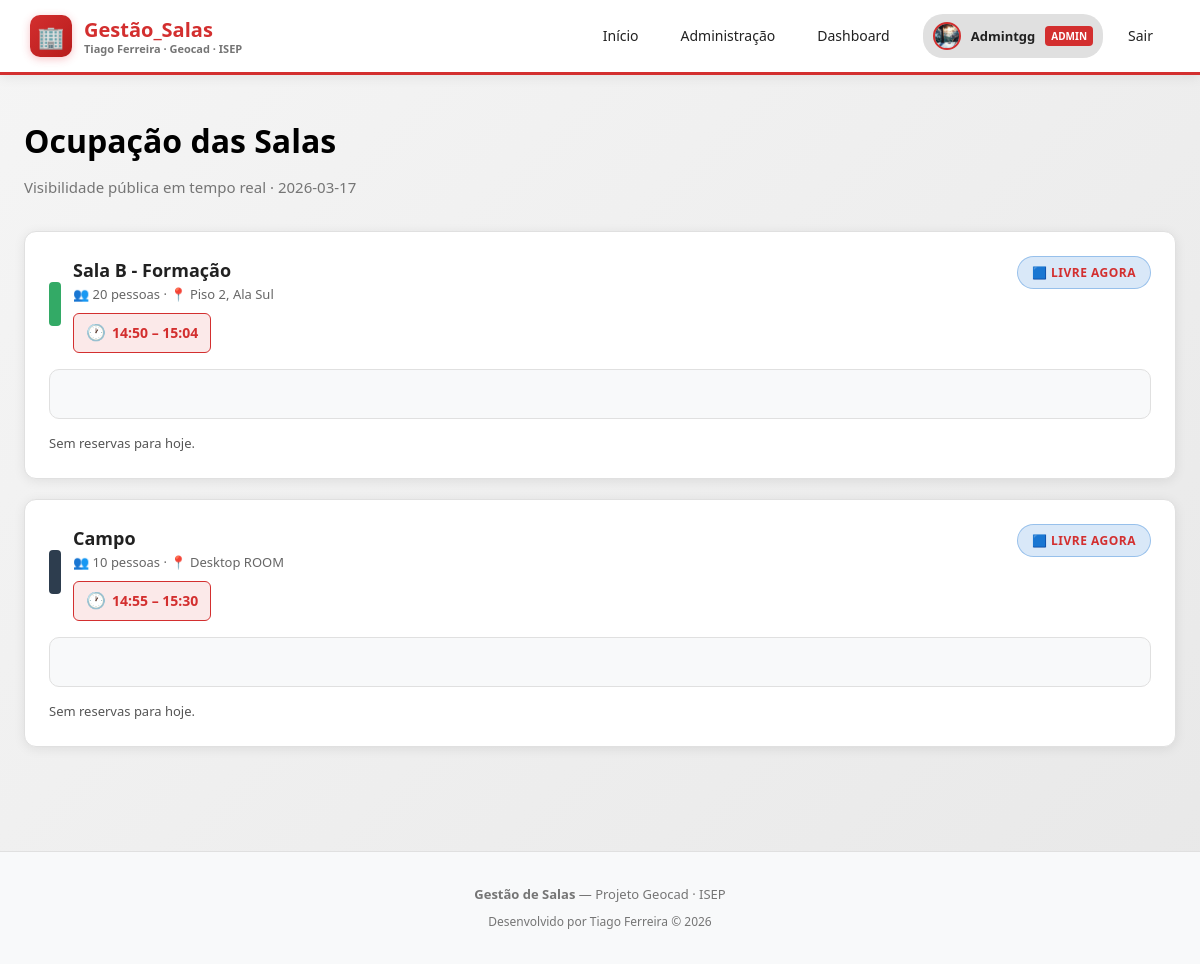
Page / (signed in) on the earlier database version.
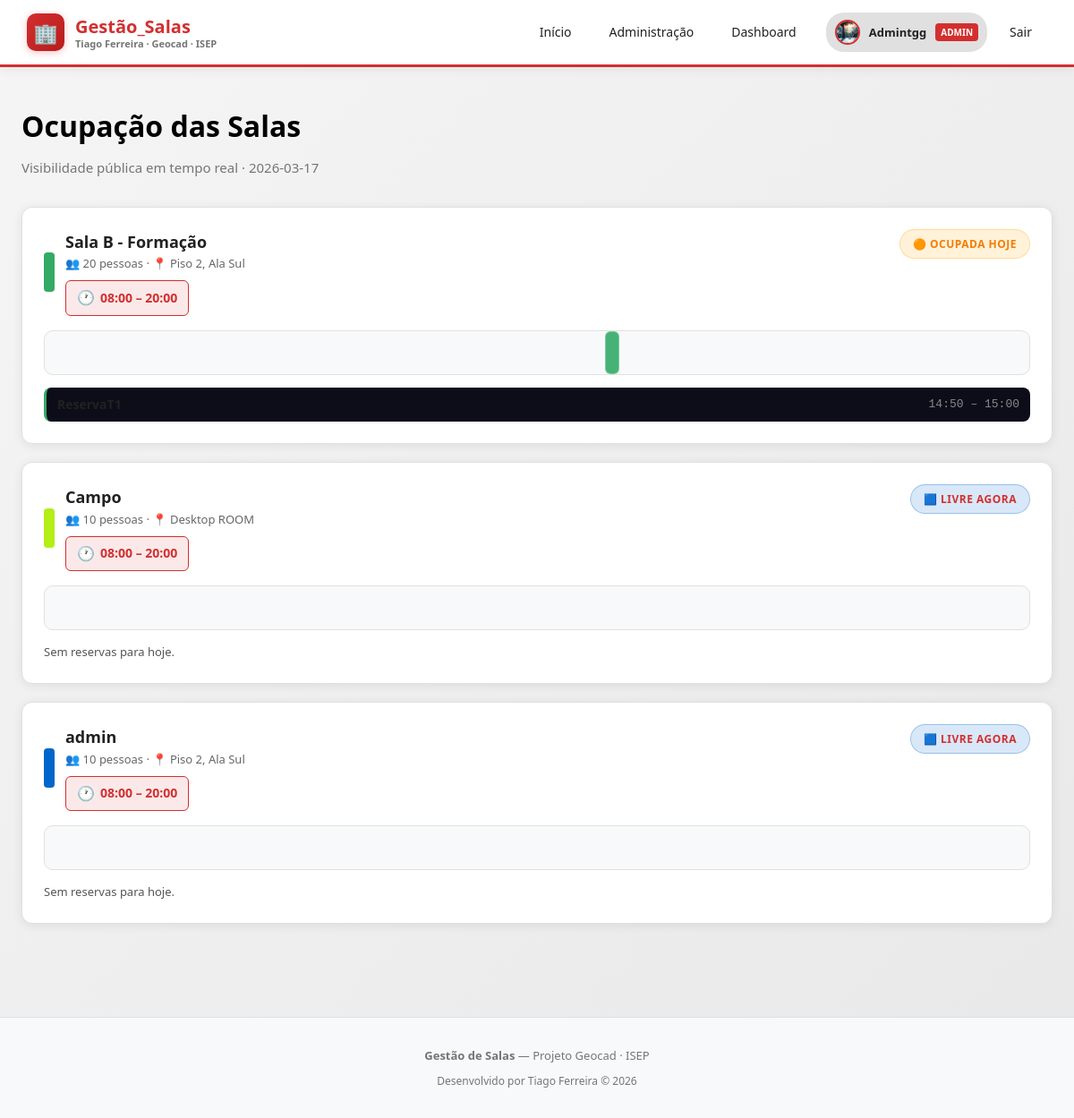
Same page on the later database version.
### app/models.py (models this page shows)
class Room(Base):
    __tablename__ = "rooms"
    id         = Column(Integer, primary_key=True, index=True)
    name       = Column(String, nullable=False)
    capacity   = Column(Integer, nullable=False)
    location   = Column(String, nullable=False)
    color      = Column(String, default="#e85d04")
    start_time = Column(String, nullable=False)        # ex: "08:00"
    end_time   = Column(String, nullable=False)        # ex: "18:00"
    work_days  = Column(String, default="1,2,3,4,5")  # dias da semana separados por vírgula
    reservations = relationship("Reservation", back_populates="room")
    equipment = relationship("Equipment", back_populates="room")

class Reservation(Base):
    __tablename__ = "reservations"
    id         = Column(Integer, primary_key=True, index=True)
    title      = Column(String, nullable=False)
    date       = Column(String, nullable=False)        # ex: "2026-02-23"
    start_time = Column(String, nullable=False)        # ex: "09:00"
    end_time   = Column(String, nullable=False)        # ex: "10:00"
    room_id = Column(Integer, ForeignKey("rooms.id"), nullable=False)
    user_id = Column(Integer, ForeignKey("users.id"), nullable=False)
    room = relationship("Room", back_populates="reservations")
    user = relationship("User", back_populates="reservations")

### app/routers/public.py (the view)
@router.get("/")
async def public_view(request: Request, db=Depends(get_db)):
    rooms = db.query(models.Room).all()
    today = str(date_type.today())
    reservations = db.query(models.Reservation).filter(models.Reservation.date == today).all()
    user = get_current_user(request, db)
    return request.app.state.templates.TemplateResponse(
        "public.html",
        {"request": request, "rooms": rooms, "reservations": reservations, "today": today, "user": user},
    )

### app/templates/public.html (shortened to what this page needs)
{% extends "base.html" %}
{% block content %}
<div class="container">
  <h1 class="page-title">Ocupação das Salas</h1>
  <p class="page-sub">Visibilidade pública em tempo real · {{ today }}</p>
  {% if rooms %}
    <div style="display: flex; flex-direction: column; gap: 20px;">
      {% for room in rooms %}
        {% set room_res = reservations | selectattr("room_id", "equalto", room.id) | list %}
        <div class="card">
          <div style="display: flex; justify-content: space-between; align-items: flex-start; margin-bottom: 16px; flex-wrap: wrap; gap: 12px;">
            <div style="display: flex; align-items: center; gap: 12px;">
              <div style="width: 12px; height: 44px; border-radius: 4px; background: {{ room.color }};"></div>
              <div>
                <div style="font-size: 18px; font-weight: 700;">{{ room.name }}</div>
                <div style="color: #666; font-size: 13px;">👥 {{ room.capacity }} pessoas · 📍 {{ room.location }}</div>
                <div class="room-schedule">
                  <span class="time-icon">🕐</span>
                  <span>{{ room.start_time }} – {{ room.end_time }}</span>
                </div>
              </div>
            </div>
            {% if room_res | length == 0 %}
              <span class="tag tag-blue">🟦 Livre agora</span>
            {% else %}
              <span class="tag tag-orange">🟠 Ocupada hoje</span>
            {% endif %}
          </div>
          <div class="occ-bar">
            {% set start_min = room.start_time.split(':')[0] | int * 60 + room.start_time.split(':')[1] | int %}
            {% set end_min = room.end_time.split(':')[0] | int * 60 + room.end_time.split(':')[1] | int %}
            {% set total = end_min - start_min %}
            {% for r in room_res %}
              {% set s = r.start_time.split(':')[0] | int * 60 + r.start_time.split(':')[1] | int %}
              {% set e = r.end_time.split(':')[0] | int * 60 + r.end_time.split(':')[1] | int %}
              {% set left = ((s - start_min) / total * 100) %}
              {% set width = ((e - s) / total * 100) %}
              <div class="occ-segment"
                   style="left: {{ left }}%; width: {{ width }}%; background: {{ room.color }};"
                   data-title="{{ r.title }}: {{ r.start_time }}–{{ r.end_time }}"></div>
            {% endfor %}
          </div>
          <div style="margin-top: 14px; display: flex; flex-direction: column; gap: 6px;">
            {% if room_res %}
              {% for r in room_res | sort(attribute='start_time') %}
                <div style="display: flex; justify-content: space-between; align-items: center; padding: 8px 12px; background: #0d0d1a; border-radius: 8px; border-left: 3px solid {{ room.color }};">
                  <span style="font-weight: 600; font-size: 14px;">{{ r.title }}</span>
                  <span style="font-family: monospace; font-size: 13px; color: #888;">{{ r.start_time }} – {{ r.end_time }}</span>
                </div>
              {% endfor %}
            {% else %}
              <div style="color: #555; font-size: 13px;">Sem reservas para hoje.</div>
            {% endif %}
          </div>
        </div>
      {% endfor %}
    </div>
  {% else %}
    <div class="card" style="text-align: center; padding: 48px; color: #555;">
      <div style="font-size: 40px; margin-bottom: 12px;">🏢</div>
      <p>Ainda não existem salas registadas.</p>
    </div>
  {% endif %}
</div>
{% endblock %}

Differences in the rows shown:
changed Room "Sala B - Formação": start_time "14:50" → "08:00"; end_time "15:04" → "20:00"; text "🟦 LIVRE AGORA Sem reservas para hoje." → "🟠 OCUPADA HOJE"
added Reservation: title "ReservaT1", start_time "14:50", end_time "15:00", shown under Room "Sala B - Formação"
changed Room "Campo": color "#2d3d4e" → "#b4ee17" (drawn); start_time "14:55" → "08:00"; end_time "15:30" → "20:00"
added Room: name "admin", capacity "10", location "Piso 2, Ala Sul", start_time "08:00", end_time "20:00", shows "🟦 LIVRE AGORA", shows "Sem reservas para hoje."
